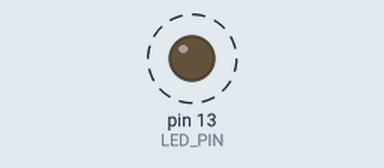
The sketch below on a simulated Arduino Uno, built with avr-gcc and run on an emulated ATmega328P. Parts: output pins drawn as LEDs (lit = HIGH). Dashed ring = blinking. What the sketch prints to the serial monitor is not drawn.

Above: at 0.2 s.
Timing chart, 0 to 3.0 s (numbered marks = the images above):
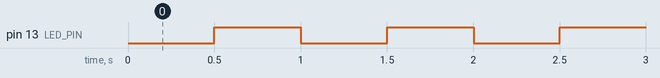

Measured:
- by itself, pin 13 (LED_PIN): alternates HIGH for 0.50 s and LOW for 0.50 s

The sketch:

WatchDog2.ino.ino
```cpp
#include <avr/wdt.h>
const byte LED_PIN = 13;

int cmd;

unsigned long timeNow = 0;

void setup() {
    MCUSR = 0; // clear
    Serial.begin(115200);
    pinMode(LED_PIN, OUTPUT);
    noInterrupts();
    wdt_reset();
    /* Start timed equence */
    WDTCSR |= (1<<WDCE) | (1<<WDE);
    /* Set new prescaler(time-out) value = 1024K (1048576) cycles 8.0s */
    WDTCSR = (1<<WDE) | (1<<WDP3) | (1<<WDP0);
    interrupts();
}

void loop() {

    if (millis() - timeNow >= 500) {
        Serial.println(timeNow);
        timeNow = millis();
        digitalWrite(LED_PIN, !digitalRead(LED_PIN));
        wdt_reset();
    }

    if (Serial.available() > 0) {
        cmd = Serial.read();

        if ((cmd == 'q') || (cmd == 'Q')) {
            delay(9000);
        }
    }
}
  
```
